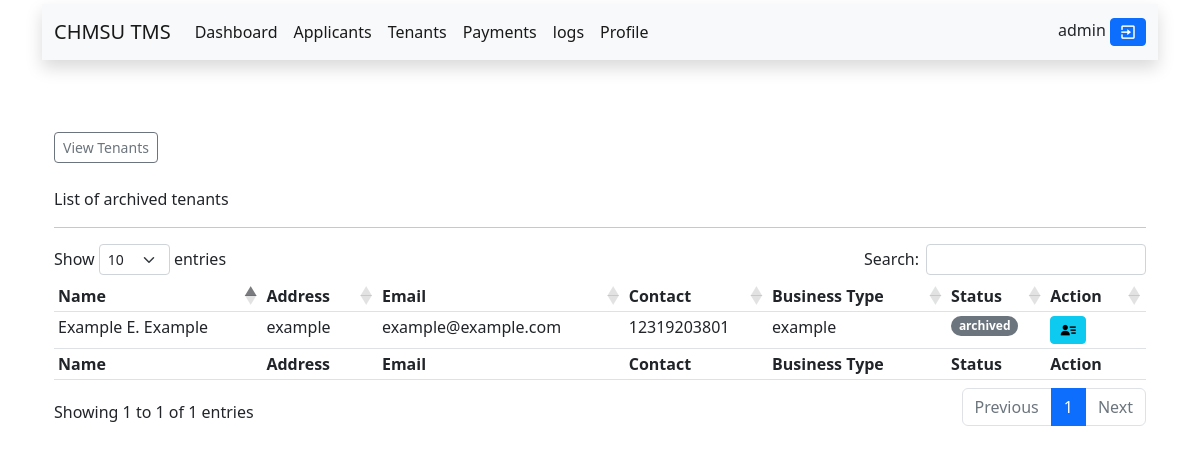
/admin/tenant_archive.php (signed in), run on the app's committed database.
### tables this page shows
CREATE TABLE `users` (
  `id` int(11) NOT NULL,
  `username` varchar(255) NOT NULL,
  `password` varchar(255) NOT NULL,
  `date` datetime NOT NULL DEFAULT current_timestamp(),
  `account_type` varchar(255) NOT NULL DEFAULT 'tenant',
  `user_id` int(11) NOT NULL,
  `status` varchar(10) NOT NULL DEFAULT 'active'
);

CREATE TABLE `tenants` (
  `id` int(11) NOT NULL,
  `fname` varchar(100) NOT NULL,
  `midname` varchar(255) NOT NULL,
  `lname` varchar(100) NOT NULL,
  `email` varchar(100) NOT NULL,
  `contact` varchar(11) NOT NULL,
  `birth_date` date NOT NULL,
  `business_type` varchar(100) NOT NULL,
  `address` varchar(255) NOT NULL,
  `l_intent` varchar(255) NOT NULL,
  `s_permit` varchar(255) NOT NULL,
  `b_permit` varchar(255) NOT NULL,
  `h_certificate` varchar(255) NOT NULL,
  `status` varchar(100) NOT NULL DEFAULT 'pending',
  `date` datetime(6) NOT NULL DEFAULT current_timestamp(6)
);

### admin/fetch.php (called while the page is built, shortened)
<?php
include("../connections.php");
$get_record = mysqli_query($connections, "SELECT * FROM users WHERE id='$user_id' ");
while ($row = mysqli_fetch_assoc($get_record)) {
    $db_username = $row["username"];
}

### admin/tenant_archive.php (the view, shortened to what this page needs)
<?php
if (isset($_SESSION["id"])) :
    $user_id = $_SESSION["id"];
    include("../connections.php");
    include("fetch.php");
?>
    <!DOCTYPE html>
    <html lang="en">
    <head>
    </head>
    <body>
        <div class="container">
            <?php include("inc/top_nav.php") ?>
            <link rel="stylesheet" href="https://cdn.datatables.net/1.12.1/css/dataTables.bootstrap5.min.css">
            <div class="container">
                <br>
                <br>
                <br>
                <a href="tenants.php" class="btn-sm btn btn-outline-secondary">View Tenants</a>
                <br>
                <br>
                <p>List of archived tenants</p>
                <hr>
                <table id="fetch_result" class="table-sm table table-hover">
                    <thead>
                        <tr>
                            <th>Name</th>
                            <th>Address</th>
                            <th>Email</th>
                            <th>Contact</th>
                            <th>Business Type</th>
                            <th>Status</th>
                            <th>Action</th>
                        </tr>
                    </thead>
                    <tbody>
                        <?php
                        $tenants_query = mysqli_query($connections, "SELECT * FROM tenants WHERE status = 'archived' ");
                        while ($row = mysqli_fetch_assoc($tenants_query)) :
                            $db_first_name = $row["fname"];
                            $db_middle_name = $row["midname"];
                            $db_last_name = $row["lname"];
                            $db_email = $row["email"];
                            $db_address = $row["address"];
                            $db_contact = $row["contact"];
                            $db_type    = $row['business_type'];
                            $db_status    = $row['status'];
                            $db_fullname = ucfirst($db_first_name) . " " . ucfirst($db_middle_name[0]) . ". " . ucfirst($db_last_name);
                            ($db_status == "active") ? ($badge = "success") : ($badge = "secondary");
                            $count_address = strlen($db_address);
                            ($count_address > 10) ? ($db_address = substr($db_address, 0, -2) . "...") : ($db_address);
                        ?>
                            <tr>
                                <td><?php echo $db_fullname ?></td>
                                <td><?php echo $db_address ?></td>
                                <td><?php echo $db_email ?></td>
                                <td><?php echo $db_contact ?></td>
                                <td><?php echo $db_type  ?></td>
                                <td><span class="badge rounded-pill text-bg-<?php echo $badge ?>"><?php echo $db_status ?></span></td>
                                <td colspan='3'>
                                    <a href='tenant_archive_info.php?view=<?php echo $row['id'] ?>' name='btnAccept' class='btn-sm btn btn-info' title="View tenant Information">
                                        <i class='bx bxs-user-detail'></i></a>
                                </td>
                            </tr>
                        <?php endwhile; ?>
                    </tbody>
                    <tfoot>
                        <tr>
                            <th>Name</th>
                            <th>Address</th>
                            <th>Email</th>
                            <th>Contact</th>
                            <th>Business Type</th>
                            <th>Status</th>
                            <th>Action</th>
                        </tr>
                    </tfoot>
                </table>
            </div>
        </div>
    </body>
    </html>
<?php
else :
    @include "../error.php";
endif;
?>

### admin/inc/top_nav.php (shortened to what this page needs)
<nav class="navbar mt-1 navbar-expand-lg bg-light shadow">
    <div class="container-fluid">
        <a class="navbar-brand" href="index.php">CHMSU TMS</a>
        <div class="collapse navbar-collapse" id="navbarScroll">
            <ul class="navbar-nav me-auto my-2 my-lg-0 navbar-nav-scroll" style="--bs-scroll-height: 100px;">
                <li class="nav-item">
                    <a class="nav-link active" aria-current="page" href="index.php">Dashboard</a>
                </li>
                <li class="nav-item">
                    <a class="nav-link active" aria-current="page" href="applicants.php">Applicants</a>
                </li>
                <li class="nav-item">
                    <a class="nav-link active" aria-current="page" href="tenants.php">Tenants</a>
                </li>
                <li class="nav-item">
                    <a class="nav-link active" href="payments.php">Payments</a>
                </li>
                <li class="nav-item">
                    <a class="nav-link active" href="logs.php">logs</a>
                </li>
                <li class="nav-item">
                    <a class="nav-link active" href="profile.php">Profile</a>
                </li>
            </ul>
            <div>
                <?php echo "$db_username"; ?>
                <button title="Logout" type='submit' name="logoutUser" data-bs-toggle="modal" data-bs-target="#modalLogout" class='btn-sm btn btn-primary'><i class='bx bx-exit'></i></button>
            </div>
        </div>
    </div>
</nav>

### connections.php (style rules this page uses)
i { font-size: 18px; }

### data on the page
users: username "admin"
tenants: db_fullname "Example E. Example", address "example", email "example@example.com", contact "12319203801", business_type "example", status "archived"
